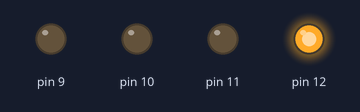
The sketch below on a simulated Arduino Uno, built with avr-gcc and run on an emulated ATmega328P. On the bench: output pins drawn as LEDs (lit = HIGH).

Above: at 0.2 s.
At 1.2 s:
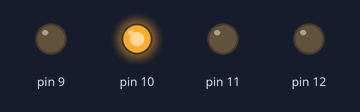
At 2.7 s:
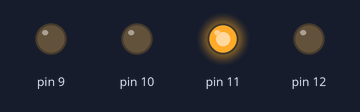
At 3.7 s:
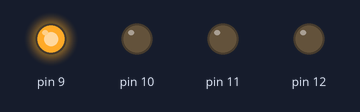
Timing chart, 0 to 4.6 s (numbered marks = the images above):
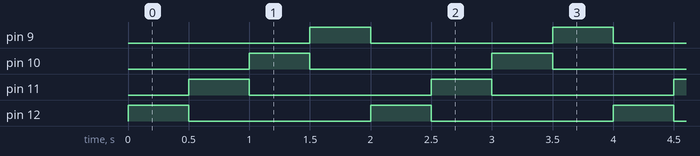

Measured:
- by itself, pin 9–12: alternates HIGH for 0.50 s and LOW for 1.5 s
- by itself, everything shown: repeats every 2.0 s, in 5 steps

The sketch:

led_test_copy_20261012012258_copy_20261012012403.ino
```cpp
void light_duration(int output, int msec) {
  digitalWrite(output, HIGH);
  delay(msec);
  digitalWrite(output, LOW);
}

void setup() {
  Serial.begin(115200);
  pinMode(12, OUTPUT);
  pinMode(11, OUTPUT);
  pinMode(10, OUTPUT);
  pinMode(9, OUTPUT);
}

// void loop() {
//   // do nothing
// }

void loop() {
  light_duration(12, 500);
  light_duration(11, 500);
  light_duration(10, 500);
  light_duration(9, 500);
}
```
